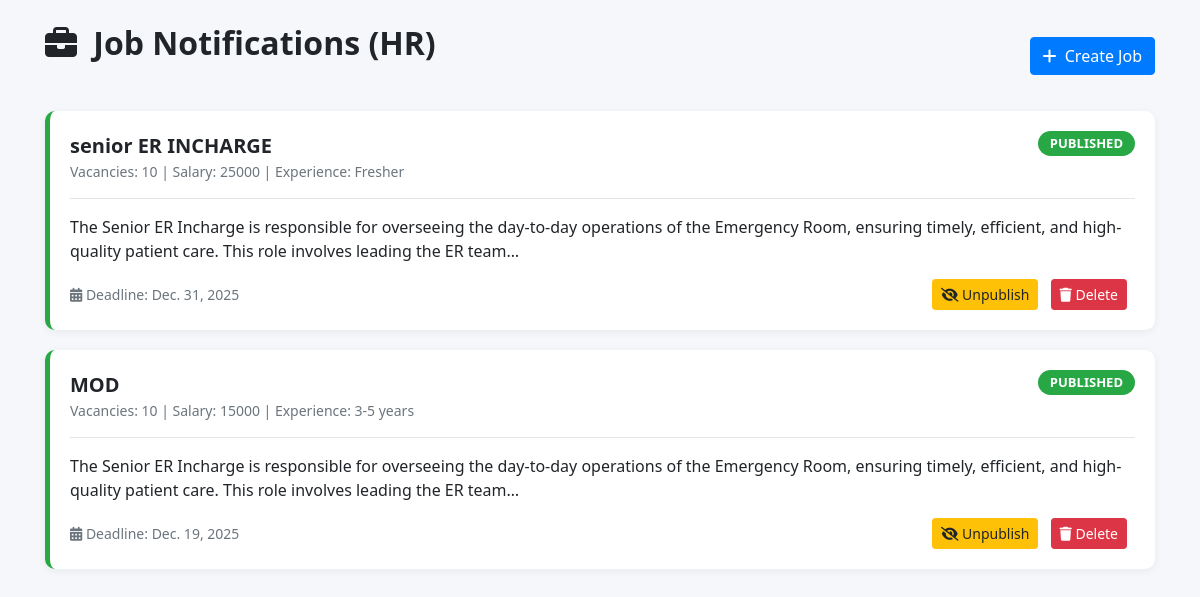
/job-notification/, run on an earlier commit of the app's database.
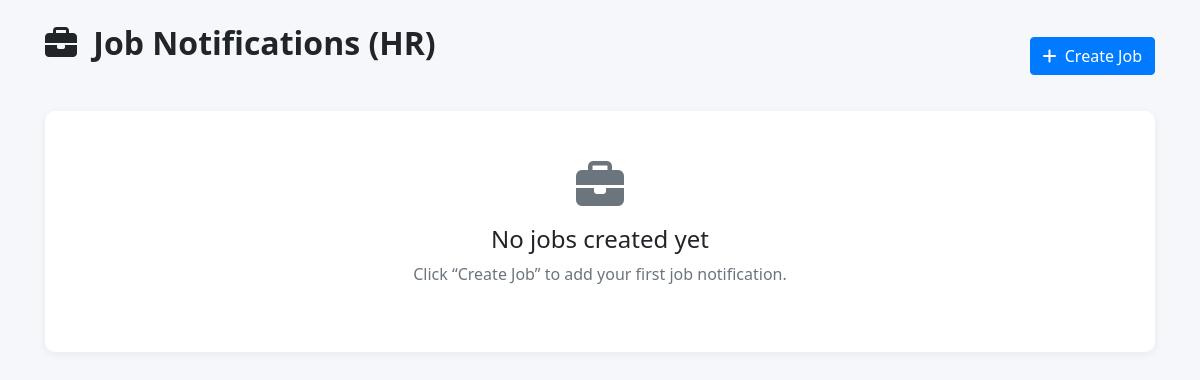
And on a later commit of the database.
### base/models.py (models this page shows, shortened)
class jobnotification(models.Model):
    status_choices = (
        ('open', 'Open'),
        ('closed', 'Closed'),
    )
    experiance_choices = (
        ('Fresher', 'Fresher'),
        ('1-3 years', '1-3 years'),
        ('3-5 years', '3-5 years'),
        ('5+ years', '5+ years'),
    )
    job_type=(
        ('full-time','Full-Time'),
        ('part-time','Part-Time'),
    )
    title = models.CharField(max_length=200)
    description = models.TextField()
    job_type = models.CharField(max_length=20, choices=job_type, default='full-time')
    location = models.CharField(max_length=100)
    vaccancy_count = models.IntegerField()
    status = models.CharField(max_length=10, choices=status_choices, default='open')
    created_at = models.DateTimeField(auto_now_add=True)
    deadline = models.DateField()
    salary = models.CharField(max_length=100)
    is_published = models.BooleanField(default=False)
    experiance=models.CharField(max_length=20, choices=experiance_choices, default='Fresher')

### base/views.py (the view)
# urls.py: path('job-notification/', views.job_notification, name='job_notification'),
def job_notification(request):
    job= jobnotification.objects.all()
    return render(request, 'job_notification.html', {'job': job})

### base/templates/job_notification.html (shortened to what this page needs)
<!DOCTYPE html>
<html lang="en">
<head>
    {% load static %}
    <link rel="stylesheet" href="https://cdn.jsdelivr.net/npm/bootstrap@4.6.2/dist/css/bootstrap.min.css">
    <link rel="stylesheet" href="https://cdnjs.cloudflare.com/ajax/libs/font-awesome/6.4.0/css/all.min.css">
</head>
<body>
<div class="container mt-4">
    <div class="d-flex justify-content-between align-items-center mb-4">
        <h2 class="page-title">
            <i class="fas fa-briefcase mr-2"></i> Job Notifications (HR)
        </h2>
        <a href="{% url 'create_job' %}" class="btn btn-primary">
            <i class="fas fa-plus mr-1"></i> Create Job
        </a>
    </div>
    {% for jobs in job %}
        <div class="job-card {% if jobs.is_published %}published{% else %}draft{% endif %}">
            <div class="d-flex justify-content-between align-items-start">
                <div>
                    <div class="job-title">{{ jobs.title }}</div>
                    <div class="job-meta">
                        Vacancies: {{ jobs.vaccancy_count }} |
                        Salary: {{ jobs.salary }} |
                        Experience: {{ jobs.experiance }}
                    </div>
                </div>
                {% if jobs.is_published %}
                    <span class="badge badge-success badge-status">PUBLISHED</span>
                {% else %}
                    <span class="badge badge-secondary badge-status">DRAFT</span>
                {% endif %}
            </div>
            <hr>
            <p>{{ jobs.description|truncatechars:200 }}</p>
            <div class="d-flex justify-content-between align-items-center">
                <small class="text-muted">
                    <i class="fas fa-calendar-alt"></i>
                    Deadline: {{ jobs.deadline }}
                </small>
                <div class="job-actions">
                    {% if jobs.is_published %}
                        <a href="{% url 'unpublish_job' jobs.id %}" class="btn btn-warning btn-sm">
                            <i class="fas fa-eye-slash"></i> Unpublish
                        </a>
                    {% else %}
                        <a href="{% url 'publish_job' jobs.id %}" class="btn btn-success btn-sm">
                            <i class="fas fa-upload"></i> Publish
                        </a>
                    {% endif %}
                    <a href="{% url 'delete_job' jobs.id %}"
                       class="btn btn-danger btn-sm"
                       onclick="return confirm('Are you sure you want to delete this job?')">
                        <i class="fas fa-trash"></i> Delete
                    </a>
                </div>
            </div>
        </div>
    {% empty %}
        <div class="empty-box">
            <i class="fas fa-briefcase fa-3x text-muted mb-3"></i>
            <h4>No jobs created yet</h4>
            <p class="text-muted">Click “Create Job” to add your first job notification.</p>
        </div>
    {% endfor %}
</div>
</body>
</html>

### base/templates/job_notification.html (style rules this page uses)
body { background-color: #f5f7fb; font-family: 'Segoe UI', Tahoma, Geneva, Verdana, sans-serif; }
.page-title { font-weight: 600; margin-bottom: 25px; }
.empty-box { background: #fff; padding: 50px; text-align: center; border-radius: 10px; box-shadow: 0 2px 8px rgba(0,0,0,0.06); }

What changed in the data, as far as the page shows it:
removed jobnotification: title "senior ER INCHARGE", vaccancy_count "10", salary "25000", experiance "Fresher", is_published "PUBLISHED", description "The Senior ER Incharge is responsible for overseeing the day-to-day operations of the Emergency Room, ensuring timely, efficient, and high-quality patient care. This role involves leading the ER team…", deadline "Dec. 31, 2025"
removed jobnotification: title "MOD", vaccancy_count "10", salary "15000", experiance "3-5 years", is_published "PUBLISHED", description "The Senior ER Incharge is responsible for overseeing the day-to-day operations of the Emergency Room, ensuring timely, efficient, and high-quality patient care. This role involves leading the ER team…", deadline "Dec. 19, 2025"
Also different on the page:
text now shown: "No jobs created yet Click “Create Job” to add your first job notification."
